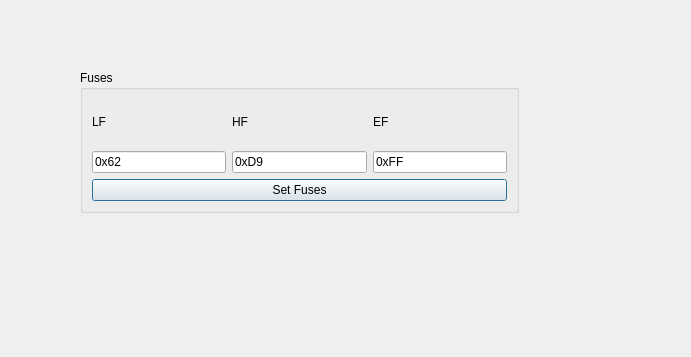
<?xml version="1.0" encoding="UTF-8"?>
<ui version="4.0">
 <class>FuseDialog</class>
 <widget class="QDialog" name="FuseDialog">
  <property name="geometry">
   <rect>
    <x>0</x>
    <y>0</y>
    <width>691</width>
    <height>357</height>
   </rect>
  </property>
  <property name="windowTitle">
   <string>Dialog</string>
  </property>
  <widget class="QGroupBox" name="groupBox_7">
   <property name="geometry">
    <rect>
     <x>80</x>
     <y>70</y>
     <width>439</width>
     <height>143</height>
    </rect>
   </property>
   <property name="title">
    <string>Fuses</string>
   </property>
   <layout class="QHBoxLayout" name="horizontalLayout_11">
    <item>
     <layout class="QVBoxLayout" name="verticalLayout_5">
      <item>
       <layout class="QHBoxLayout" name="horizontalLayout_3">
        <item>
         <widget class="QLabel" name="label_6">
          <property name="text">
           <string>LF</string>
          </property>
         </widget>
        </item>
        <item>
         <widget class="QLabel" name="label_5">
          <property name="text">
           <string>HF</string>
          </property>
         </widget>
        </item>
        <item>
         <widget class="QLabel" name="label_7">
          <property name="text">
           <string>EF</string>
          </property>
         </widget>
        </item>
       </layout>
      </item>
      <item>
       <layout class="QHBoxLayout" name="horizontalLayout_5">
        <item>
         <widget class="QLineEdit" name="lLF">
          <property name="text">
           <string>0x62</string>
          </property>
         </widget>
        </item>
        <item>
         <widget class="QLineEdit" name="lHF">
          <property name="text">
           <string>0xD9</string>
          </property>
         </widget>
        </item>
        <item>
         <widget class="QLineEdit" name="lEF">
          <property name="text">
           <string>0xFF</string>
          </property>
         </widget>
        </item>
       </layout>
      </item>
      <item>
       <widget class="QPushButton" name="bFuses">
        <property name="text">
         <string>Set Fuses</string>
        </property>
       </widget>
      </item>
     </layout>
    </item>
   </layout>
  </widget>
 </widget>
 <resources/>
 <connections/>
</ui>
